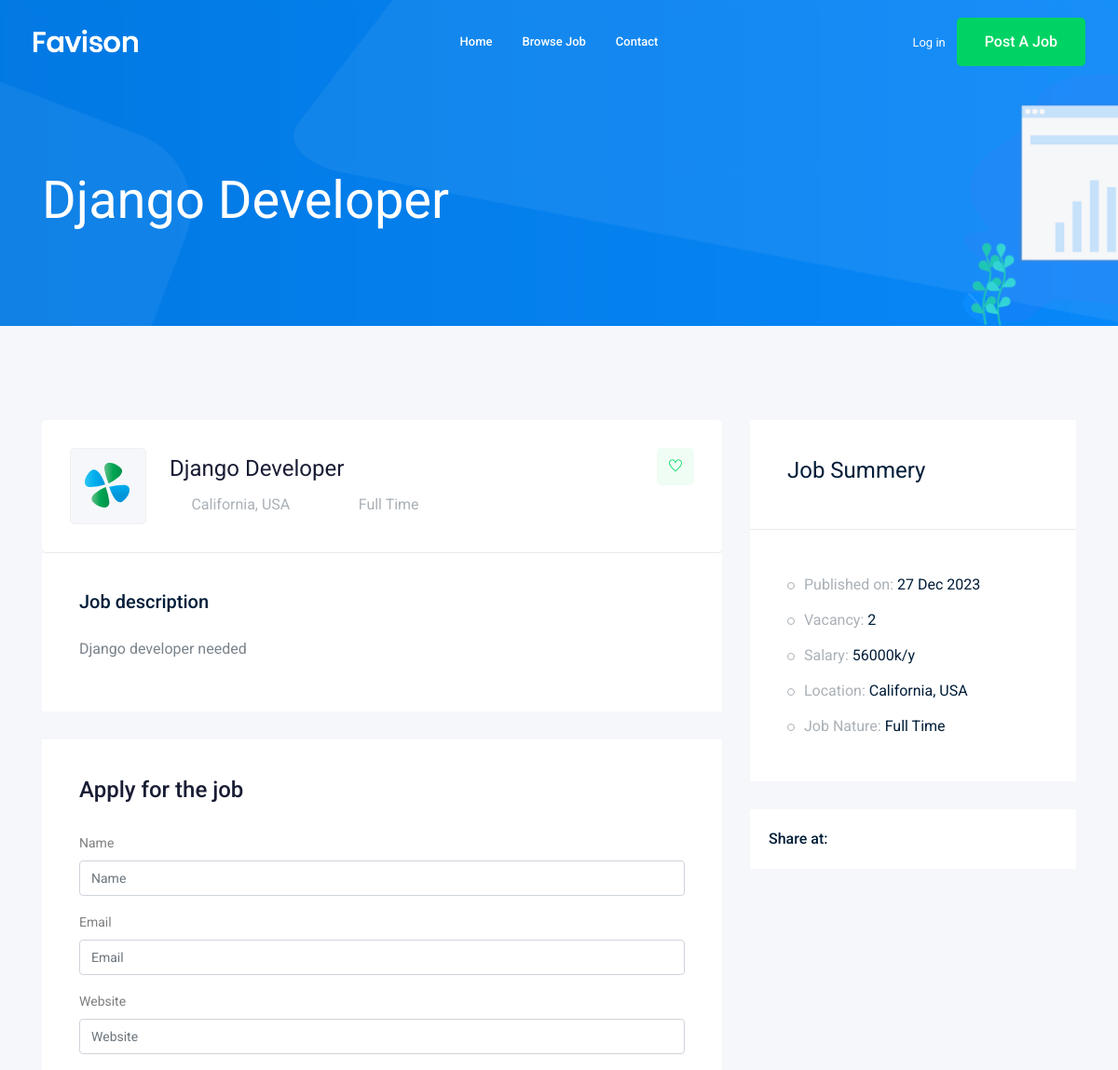
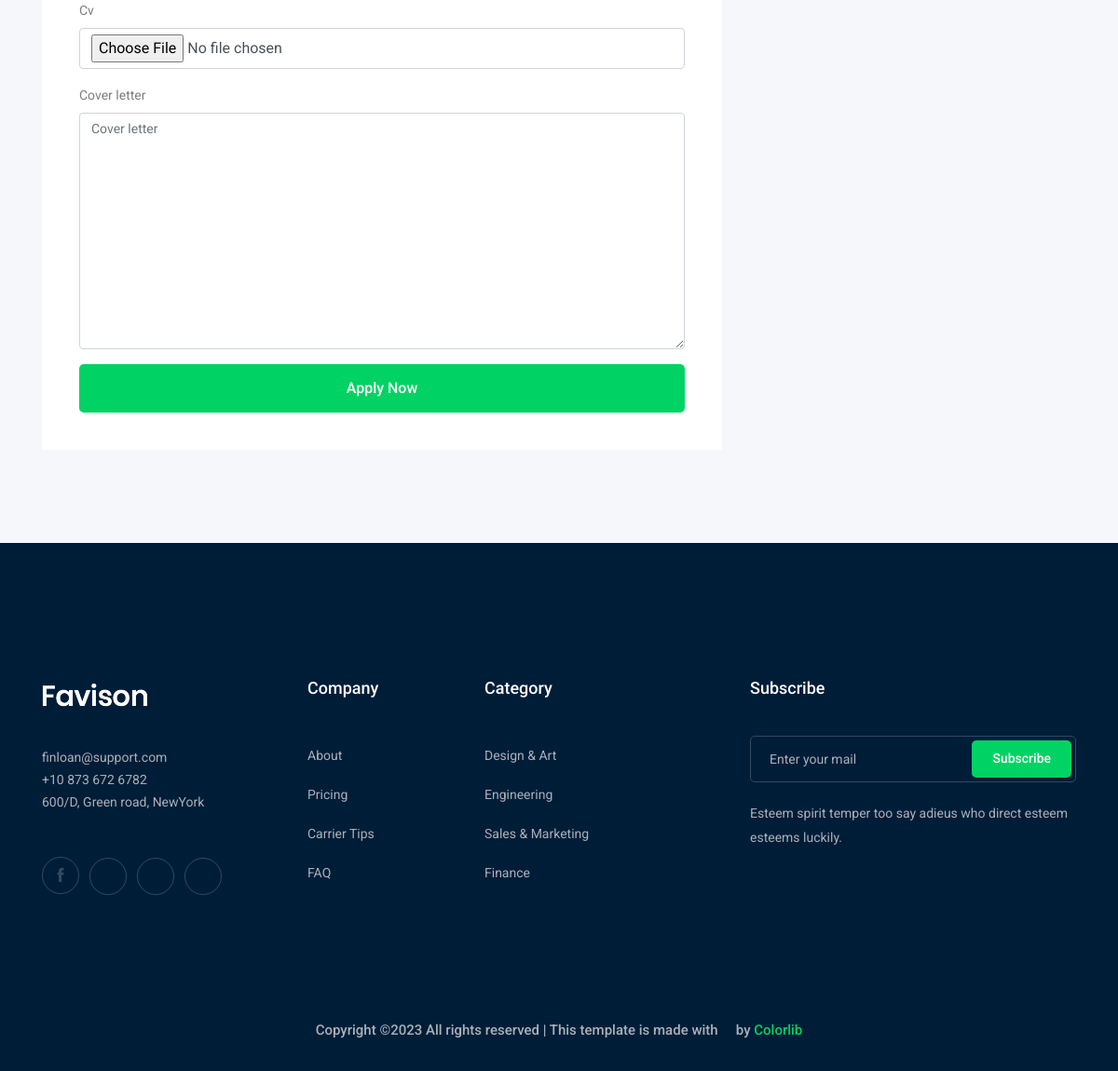
The page /jobs/django-developer on the database its author committed (2 pictures, top to bottom).
### job/models.py (models this page shows, shortened)
class Job(models.Model):
    created_by = models.ForeignKey(User,related_name = 'job_owner', on_delete=models.CASCADE)
    title = models.CharField(max_length=100)
    job_type = models.CharField(max_length=50, choices=JOB_TYPE)
    description = models.TextField(max_length=1000)
    published_at = models.DateTimeField(auto_now=True)
    vacancy = models.IntegerField()
    salary = models.IntegerField(default=0)
    experience = models.IntegerField(default=1)
    category = models.ForeignKey("Category", on_delete=models.CASCADE)
    image = models.ImageField(upload_to=image_upload)
    slug = models.SlugField(blank=True, null=True)
    def __str__(self):
        return self.title

### job/views.py (the view)
# urls.py: path('<str:slug>', views.job_detail, name='job_detail'),
def job_detail(request, slug):
    job_detail = Job.objects.get(slug=slug)
    if request.method == "POST":
        form = ApplyForm(request.POST, request.FILES)
        if form.is_valid():
            my_form = form.save(commit=False)
            my_form.job = job_detail
            my_form.save()
    else:
        form = ApplyForm()
    context = {"job": job_detail, "form": form}
    return render(request, "job/job_detail.html", context)

### job/forms.py
class ApplyForm(forms.ModelForm):
    class Meta:
        model = Apply
        fields = ['name', 'email', 'website', 'cv', 'cover_letter']

### job/templates/job/job_detail.html (shortened to what this page needs)
{% extends "base.html" %}
{% load bootstrap4 %}
{% block body %}
    <div class="bradcam_area bradcam_bg_1">
        <div class="container">
            <div class="row">
                <div class="col-xl-12">
                    <div class="bradcam_text">
                        <h3>{{job}}</h3>
                    </div>
                </div>
            </div>
        </div>
    </div>
    <div class="job_details_area">
        <div class="container">
            <div class="row">
                <div class="col-lg-8">
                    <div class="job_details_header">
                        <div class="single_jobs white-bg d-flex justify-content-between">
                            <div class="jobs_left d-flex align-items-center">
                                <div class="thumb">
                                    <img src="img/svg_icon/1.svg" alt="">
                                </div>
                                <div class="jobs_conetent">
                                    <a href="#"><h4>{{job}}</h4></a>
                                    <div class="links_locat d-flex align-items-center">
                                        <div class="location">
                                            <p> <i class="fa fa-map-marker"></i> California, USA</p>
                                        </div>
                                        <div class="location">
                                            <p> <i class="fa fa-clock-o"></i> {{job.job_type}}</p>
                                        </div>
                                    </div>
                                </div>
                            </div>
                            <div class="jobs_right">
                                <div class="apply_now">
                                    <a class="heart_mark" href="#"> <i class="ti-heart"></i> </a>
                                </div>
                            </div>
                        </div>
                    </div>
                    <div class="descript_wrap white-bg">
                        <div class="single_wrap">
                            <h4>Job description</h4>
                            <p>{{job.description}}</p>
                        </div>
                    </div>
                    <div class="apply_job_form white-bg">
                        <h4>Apply for the job</h4>
                        <form method = "POST" enctype="multipart/form-data">
                            {% bootstrap_form form %}
                            {% buttons %}
                                <button class="boxed-btn3 w-100" type="submit">Apply Now</button>
                            {% endbuttons %}
                        </form>
                    </div>
                </div>
                <div class="col-lg-4">
                    <div class="job_sumary">
                        <div class="summery_header">
                            <h3>Job Summery</h3>
                        </div>
                        <div class="job_content">
                            <ul>
                                <li>Published on: <span>{{job.published_at|date:'d M o'}}</span></li>
                                <li>Vacancy: <span>{{job.vacancy}}</span></li>
                                <li>Salary: <span>{{job.salary}}k/y</span></li>
                                <li>Location: <span>California, USA</span></li>
                                <li>Job Nature: <span> {{job.job_type}}</span></li>
                            </ul>
                        </div>
                    </div>
                    <div class="share_wrap d-flex">
                        <span>Share at:</span>
                        <ul>
                            <li><a href="#"> <i class="fa fa-facebook"></i></a> </li>
                            <li><a href="#"> <i class="fa fa-google-plus"></i></a> </li>
                            <li><a href="#"> <i class="fa fa-twitter"></i></a> </li>
                            <li><a href="#"> <i class="fa fa-envelope"></i></a> </li>
                        </ul>
                    </div>
                    <div class="job_location_wrap">
                        <div class="job_lok_inner">
                            <div id="map" style="height: 200px;"></div>
                          </div>
                    </div>
                </div>
            </div>
        </div>
    </div>
{% endblock body %}

### rows shown on the page
Job: title "Django Developer", job_type "Full Time", description "Django developer needed", published_at "27 Dec 2023", vacancy "2", salary "56000"
